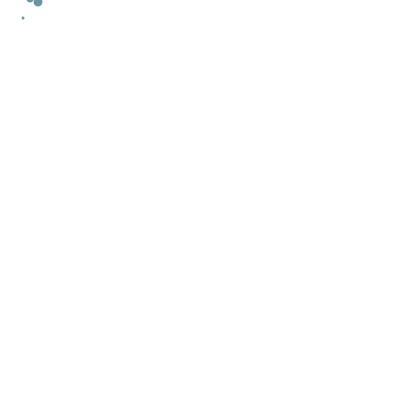
Frame 1 (no input)
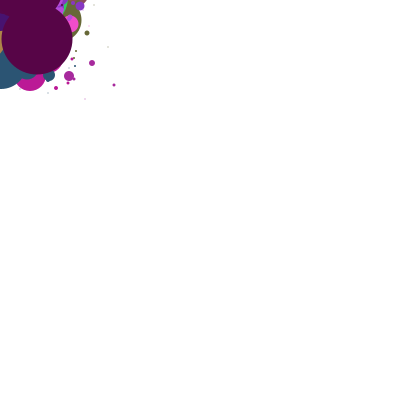
Frame 60 (the mouse pressed at the canvas centre just before this capture)
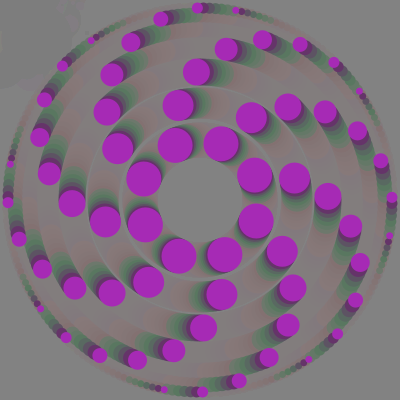
Frame 120 (the mouse held since frame 60 and released just before this capture)

The Processing sketch that drew these frames (run headless with seeded random() and noise(); from frame 60 on, the mouse is pressed at the canvas centre):

// Processing sketch: processing_111053
// ── processing_111053.pde

int pattern = 1;
color c1 = getRandomColor();
color c2 = getRandomColor();

void setup() {
  size(400, 400);
  background(255);
  noStroke();
  frameRate(30);
}

void draw() {
  if (pattern == 1) {
    drawPattern1();
  } 
  else if (pattern == 2) {
    drawPattern2();
  }
  else if (pattern == 3) {
    drawPattern3();
  } 
  else if (pattern == 4) {
    drawPattern4();
  }
}

void mousePressed() {
  pattern = int(random(4))+1;

}

void drawPattern1() {
  noStroke();
  changeBaseColors();
  fill(c2); //... und für den nächsten splash benutzen
  drawSplash(mouseX+(int)random(-40, 40), mouseY+(int)random(-40, 40), (int) random(40, 80));
}

void drawPattern2() {
  strokeWeight(6);
  rectMode(CENTER);
  changeBaseColors();
  stroke(c2);
  fill(c2, 100);
  rect(mouseX, mouseY, mouseX/3, mouseY/3);
}

void drawPattern3() {
  rectMode(CORNER);
  fill(255, 10);
  noStroke();
  rect(0, 0, width, height);
  strokeWeight(10);
  color c = getRandomColor();
  stroke(c);
  line(frameCount*10%width, 0, noise(float(frameCount*10%width)/100)*width, height);
}

void drawPattern4() {
  fill(map(mouseX,0,width,0,255),50);
  rectMode(CORNER);
  rect(0, 0, width, height);
  float angle = -map(frameCount%100,0,100,0,PI);
  float radius = 100;
  changeBaseColors();
  fill(c2);
  noStroke();
  for (int i=0; i<8;i++) {
    radius = 60+i*40-i*i*3;
    angle+=0.2;
    for (int j=0; j<8;j++) {
      angle+=PI*2/8;
      float x = width/2 +cos(angle)*radius;
      float y = height/2 + sin(angle)*radius;
      ellipse(x, y, 35-i*4, 35-i*4);
    }
  }
}

void drawSplash(int x, int y, int size) {
  ellipse(x, y, size, size);  //Kreis zeichnen
  int chance = 80;
  while (random (100)<chance && size > 3) {  //Abbruchkriterium. WICHTIG - verhindert infinite loop des rekursiven Aufrufs
    //chance = constrain(80, 95, chance +=3);  
    chance +=3; //die Chance erhöhen, so dass es mehr kleinere Kreise gibt
    int maxOffset = (int) (size*0.25+25);
    x += (int) random(-maxOffset, maxOffset);  //nächsten Kreis zufällig versetzen und verkleinern
    y += (int) random(-maxOffset, maxOffset);
    size = (int) (size-random(0, size*0.9));
    drawSplash(x, y, size);  //rekursiver Aufruf, das ganze nochmal...
  }
}

color getRandomColor() {
  color c = color(random(255), random(255), random(255));
  return c;
}

void changeBaseColors() {
  if (random(10)<3) {  //neue Farbe ins Spiel bringen
    c2 = c1; 
    c1 = getRandomColor();
  } 
  c2 = lerpColor(c1, c2, random(0.2, 0.8));  //Farbe zwischen c1 und c2 finden
}
